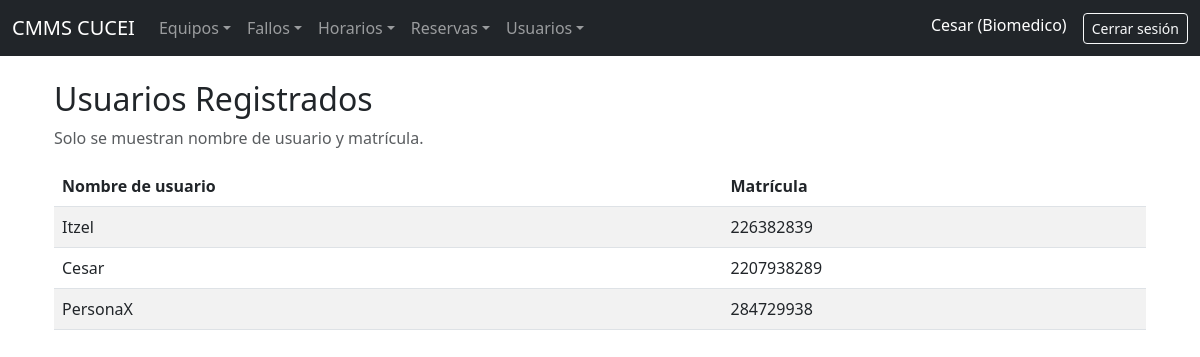
/usuarios/ver-biomedico/ (signed in), run on an earlier commit of the app's database.
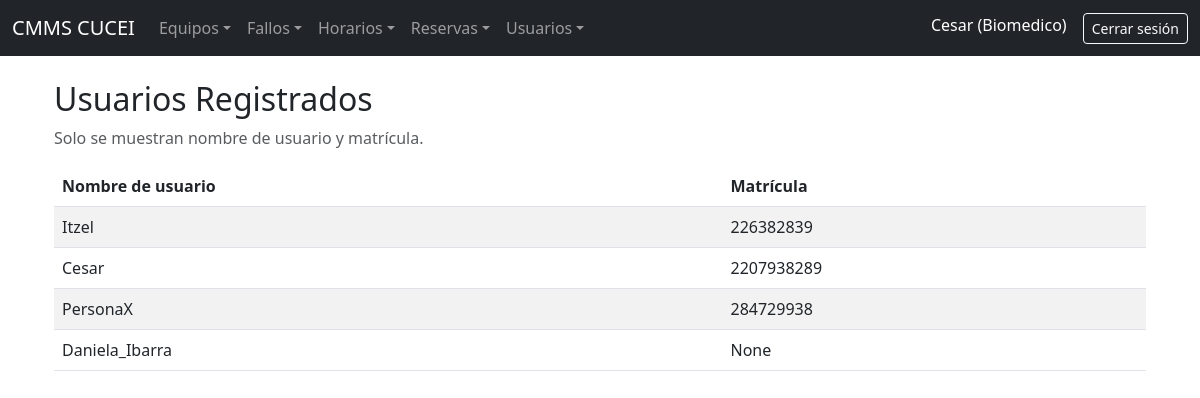
And on a later commit of the database.
### CMMS_Lab/models.py (models this page shows, shortened)
class PerfilUsuario(models.Model):
    user = models.OneToOneField(User, on_delete=models.CASCADE)
    rol = models.CharField(max_length=20, choices=[
        ('estudiante', 'Estudiante'),
        ('biomedico', 'Biomedico'),
        ('admin_sistema', 'Administrador del sistema'),
    ])
    matricula = models.CharField(max_length=20, blank=True, null=True)
    telefono = models.CharField(max_length=15, blank=True, null=True)
    especialidad = models.CharField(max_length=100, blank=True, null=True)

### CMMS_Lab/views.py (the view)
# urls.py: path('usuarios/ver-biomedico/', views.ver_usuarios_biomedico, name='ver_usuarios_biomedico'),
@login_required
def ver_usuarios_biomedico(request):
    if request.user.perfilusuario.rol != 'biomedico':
        return redirect('dashboard')
    perfiles = PerfilUsuario.objects.select_related('user')
    return render(request, 'usuarios/ver_limitado.html', {'perfiles': perfiles})

### CMMS_Lab/templates/usuarios/ver_limitado.html
{% extends 'base.html' %}
{% block content %}
<div class="container mt-4">
    <h2>Usuarios Registrados</h2>
    <p class="text-muted">Solo se muestran nombre de usuario y matrícula.</p>
    <table class="table table-striped mt-3">
        <thead>
            <tr>
                <th>Nombre de usuario</th>
                <th>Matrícula</th>
            </tr>
        </thead>
        <tbody>
            {% for perfil in perfiles %}
            <tr>
                <td>{{ perfil.user.username }}</td>
                <td>{{ perfil.matricula }}</td>
            </tr>
            {% endfor %}
        </tbody>
    </table>
</div>
{% endblock %}

### CMMS_Lab/templates/base.html (shortened to what this page needs)
<!DOCTYPE html>
<html lang="es">
<head>
    <link href="https://cdn.jsdelivr.net/npm/bootstrap@5.3.0/dist/css/bootstrap.min.css" rel="stylesheet">
</head>
<body>
    <nav class="navbar navbar-expand-lg navbar-dark bg-dark">
        <div class="container-fluid">
            <a class="navbar-brand" href="{% url 'dashboard' %}">CMMS CUCEI</a>
            <div class="collapse navbar-collapse" id="navbarCMMS">
                {% if user.is_authenticated %}
                    {% with rol=user.perfilusuario.rol %}
                    <ul class="navbar-nav me-auto mb-2 mb-lg-0">
                        <li class="nav-item dropdown">
                            <a class="nav-link dropdown-toggle" href="#" data-bs-toggle="dropdown">Equipos</a>
                        </li>
                        <li class="nav-item dropdown">
                            <a class="nav-link dropdown-toggle" href="#" data-bs-toggle="dropdown">Fallos</a>
                        </li>
                        {% if rol != 'estudiante' %}
                        <li class="nav-item dropdown">
                            <a class="nav-link dropdown-toggle" href="#" data-bs-toggle="dropdown">Horarios</a>
                        </li>
                        {% endif %}
                        {% if rol in 'admin_sistema' or rol == 'biomedico' %}
                        <li class="nav-item dropdown">
                            <a class="nav-link dropdown-toggle" href="#" data-bs-toggle="dropdown">Reservas</a>
                        </li>
                        {% endif %}
                        <li class="nav-item dropdown">
                            <a class="nav-link dropdown-toggle" href="#" data-bs-toggle="dropdown">Usuarios</a>
                        </li>
                    </ul>
                    <ul class="navbar-nav ms-auto">
                        <li class="nav-item">
                            <span class="navbar-text text-white me-3">
                                {{ user.username }} ({{ rol|title }})
                            </span>
                        </li>
                        <li class="nav-item">
                            <a class="btn btn-outline-light btn-sm" href="{% url 'logout' %}">Cerrar sesión</a>
                        </li>
                    </ul>
                    {% endwith %}
                {% else %}
                    <ul class="navbar-nav ms-auto">
                        <li class="nav-item">
                            <a class="btn btn-outline-light" href="{% url 'login' %}">Iniciar sesión</a>
                        </li>
                    </ul>
                {% endif %}
            </div>
        </div>
    </nav>
    <div class="container mt-4">
        {% block content %}
        {% endblock %}
    </div>
</body>
</html>

What changed in the data, as far as the page shows it:
added PerfilUsuario: user.username "Daniela_Ibarra", matricula "None"
